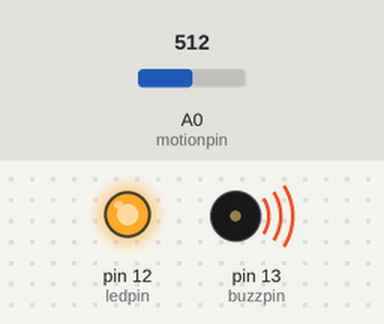
The sketch below on a simulated Arduino Uno, built with avr-gcc and run on an emulated ATmega328P. Parts: output pins drawn as LEDs (lit = HIGH), buzzer (waves = sounding). The test bench sets the inputs (shaded band); at power-on: A0 (motionpin) = 512.

Above: at 1.2 s.
1.3 s: A0 (motionpin) set to 209
2.8 s: A0 (motionpin) set to 190
At 3.9 s:
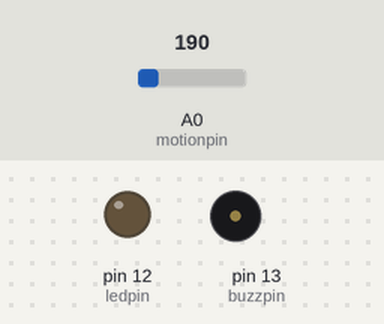
4.3 s: A0 (motionpin) set to 210
At 5.1 s:
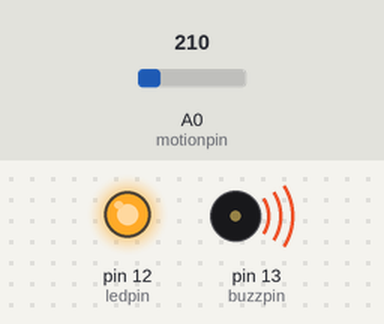
5.8 s: A0 (motionpin) set to 122
At 6.2 s:
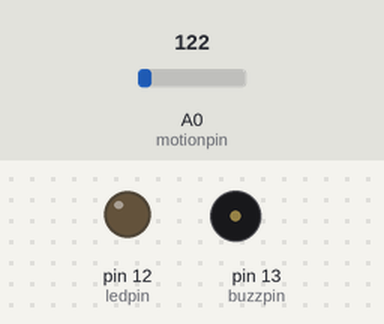
Timing chart, 0 to 8.3 s (numbered marks = the images above; inputs shaded):
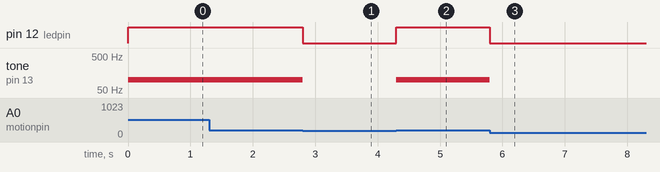

Measured:
- the behaviour switches between 200 and 199 on A0 (motionpin) (found by bisection; images 0 and 1)
- after the input at 1.3 s, every drawn part: stays the same
- after the input at 2.8 s, pin 12 (ledpin): HIGH → LOW at once; tone on pin 13 (buzzpin): 100 Hz → silent at once
- after the input at 4.3 s, pin 12 (ledpin): LOW → HIGH at once; tone on pin 13 (buzzpin): silent → 100 Hz at once
- after the input at 5.8 s, pin 12 (ledpin): HIGH → LOW at once; tone on pin 13 (buzzpin): 100 Hz → silent at once

The sketch:

pIR.ino
```cpp
const int motionpin=A0;
const int ledpin=12;
const int buzzpin=13; // ledpin,motionpin and buzpin are not changed throughout the process
int motionsensvalue=0;
void setup() {
// put your setup code here, to run once:
Serial.begin(9600);
pinMode(ledpin, OUTPUT);
pinMode(motionpin,INPUT);
pinMode(buzzpin,OUTPUT);
}
void loop() {
// put your main code here, to run repeatedly:
motionsensvalue=analogRead(motionpin); // reads analog data from motion sensor
if (motionsensvalue>=200){
digitalWrite(ledpin,HIGH);
tone(buzzpin,100); //turns on led and buzzer
}
else {
digitalWrite(ledpin,LOW); //turns led off led and buzzer
noTone(buzzpin);
}
}
```
